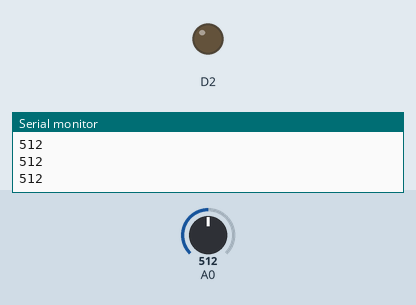
A sketch run on a simulated ESP8266 (NodeMCU). On the bench: output pins drawn as LEDs (lit = HIGH), the last lines printed to the serial monitor. The test bench sets the inputs (shaded band); at power-on: A0 = 512.

Above: at 1.2 s.
1.3 s: A0 set to 33
2.8 s: A0 set to 26
At 3.4 s:
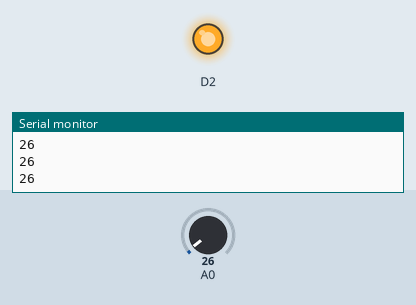
4.3 s: A0 set to 122
At 5.5 s:
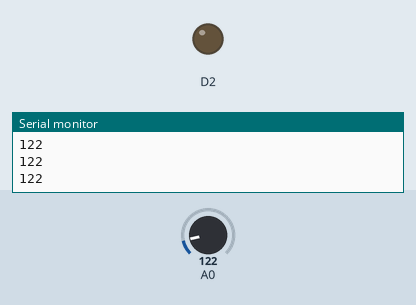
5.8 s: A0 set to 20
At 7.0 s:
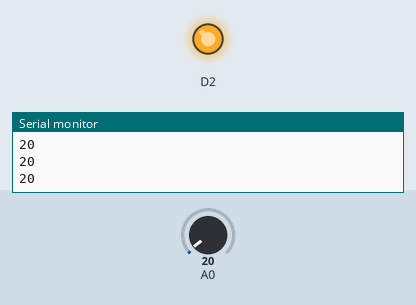
Timing chart, 0 to 8.3 s (numbered marks = the images above; inputs shaded):
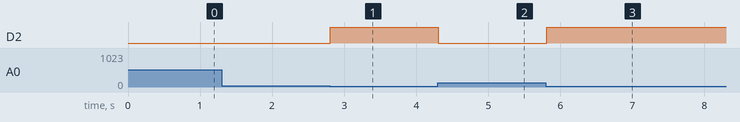

Measured:
- the behaviour switches between 30 and 29 on A0 (found by bisection; images 0 and 1)
- after the input at 2.8 s, D2: LOW → HIGH at once
- after the input at 4.3 s, D2: HIGH → LOW at once
- after the input at 5.8 s, D2: LOW → HIGH at once

The sketch:

analog_input.ino
```cpp
void setup() {
  // put your setup code here, to run once:
  Serial.begin(9600); //enables the serial comm. 9600-baud rate(transmission of input and output).
  pinMode(A0,INPUT);
  pinMode(D2,OUTPUT);
}

void loop() {
  // put your main code here, to run repeatedly:
    int s = analogRead(A0);
    Serial.println(s);//200 something-Room light, 20-no light
    if(s<30){
      digitalWrite(D2,HIGH);
    }
    else{
      digitalWrite(D2,LOW);
      }
  }
```
